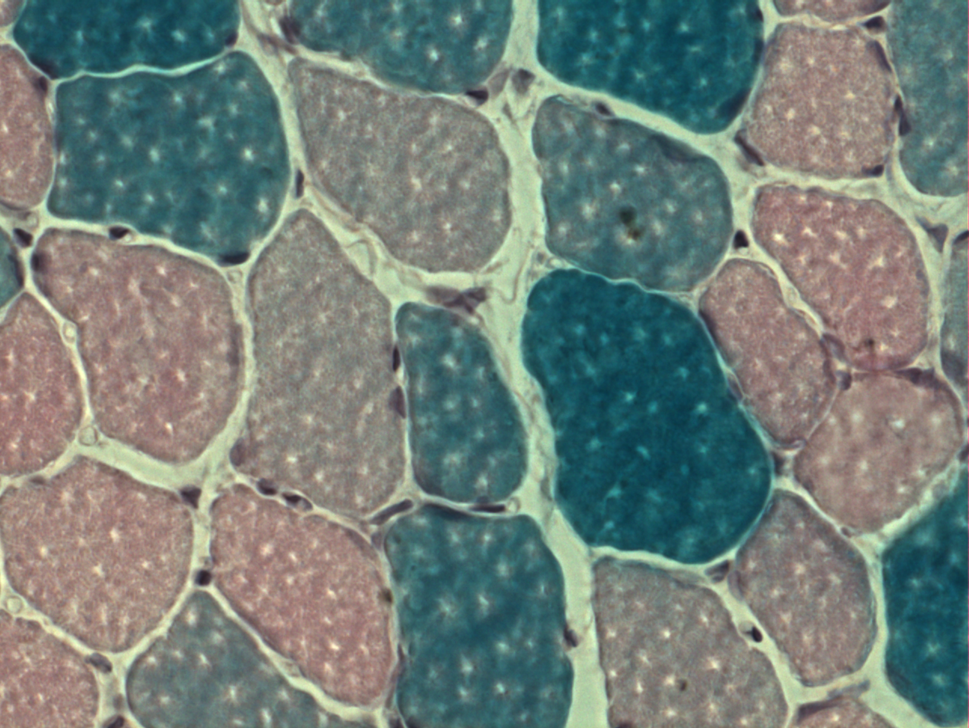
#> input picture images/Tv16.png, 969 x 728 px, shrunk from 1286 x 966 before the run
$ python advanced_segmentation.py
#> lines starting #> are read from the running program, lines starting #| are printed output that depends on the picture
from mpl_toolkits.mplot3d import Axes3D
import imageio
import matplotlib.pyplot as plt
import numpy as np
from sklearn.cluster import KMeans

# ===========================
# Chargement de l'image couleur
# ===========================
cells = imageio.imread('../images/Tv16.png')
#> cells is the input picture: shape (728, 969, 3); mean R, G, B 114.3, 127.5, 121.2
nLines, nCols, channels = cells.shape
#> nLines = 728; nCols = 969; channels = 3

# ===========================
# Reshape des données en (N, 3)
# ===========================
data = np.reshape(cells, (nLines * nCols, channels))
data = data.astype(np.float32)

# ===========================
# Application du KMeans
# ===========================
k_means = KMeans(n_clusters=3, n_init=10)
k_means.fit(data)

# ===========================
# Conversion du résultat en image
# ===========================
segmentation = 70 * np.reshape(k_means.labels_, (nLines, nCols))

# ===========================
# Affichage du résultat
# ===========================
fig = plt.figure()
plt.imshow(segmentation, cmap=plt.cm.gray)
plt.title("Résultat de la segmentation")
plt.axis("off")
plt.show()
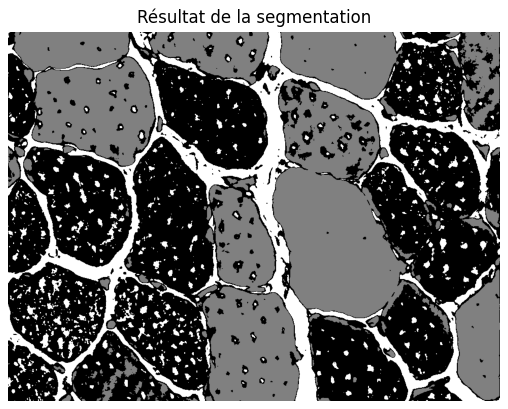
#> figure drawn by matplotlib, 1 panel

# ===========================
# Sauvegarde de l'image
# ===========================
imageio.imwrite("segmentation_kmeans.png", segmentation.astype(np.uint8))
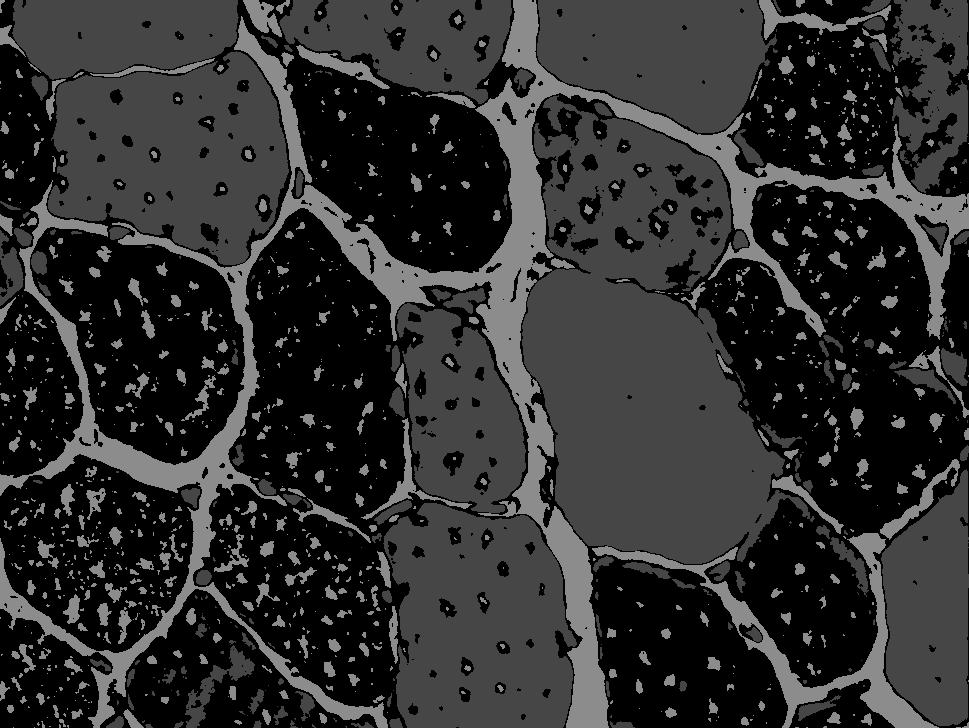
#> saved as segmentation_kmeans.png: shape (728, 969); min 0, max 140, mean 46.7
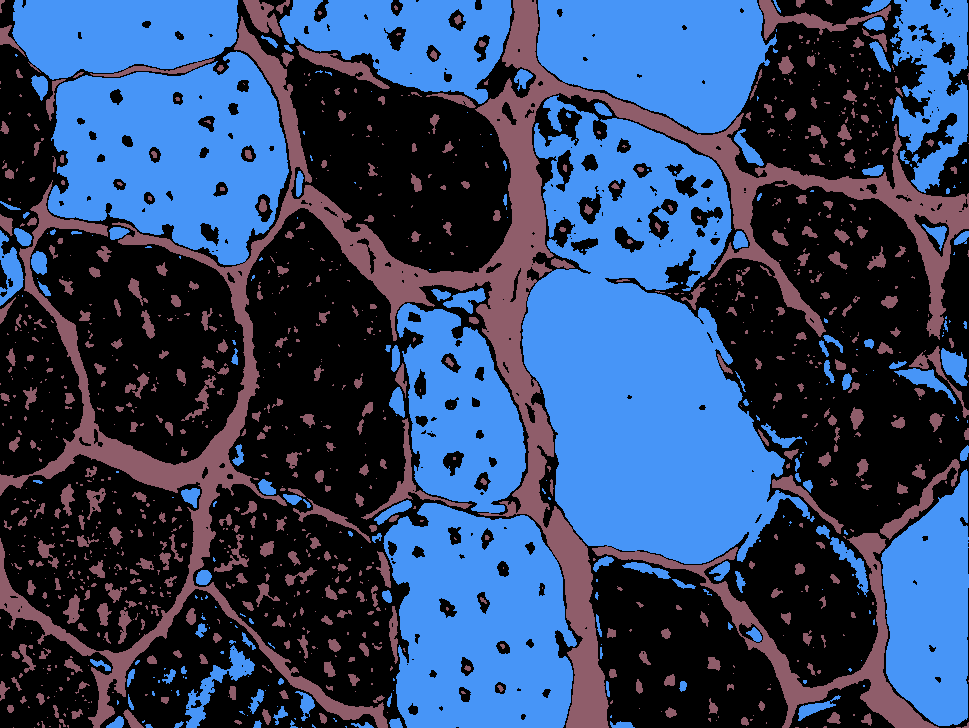
#> segmentation: shape (728, 969) int32; 3 distinct labels, from 0 to 140; one colour per label, 0 black

# ===========================
# Affichage 3D des clusters RGB
# ===========================
fig = plt.figure()
ax = fig.add_subplot(111, projection='3d')
colors = ['#4EACC5', '#FF9C34', '#4E9A06']

for k, col in zip(range(3), colors):
    my_members = k_means.labels_ == k
    cluster_center = k_means.cluster_centers_[k]
    ax.scatter(
        data[my_members, 0],
        data[my_members, 1],
        data[my_members, 2],
        c=col,
        s=10,
        alpha=0.6,
        edgecolors='k',
        linewidths=0.2
    )
    ax.scatter(
        cluster_center[0],
        cluster_center[1],
        cluster_center[2],
        c='black',
        s=250,
        edgecolors='white',
        marker='*',
        linewidths=1.5,
        label=f'Center {k + 1}'
    )

ax.set_xlabel("Red")
ax.set_ylabel("Green")
ax.set_zlabel("Blue")
ax.legend()
ax.grid(True)

plt.title("3D RGB clustering")
plt.show()
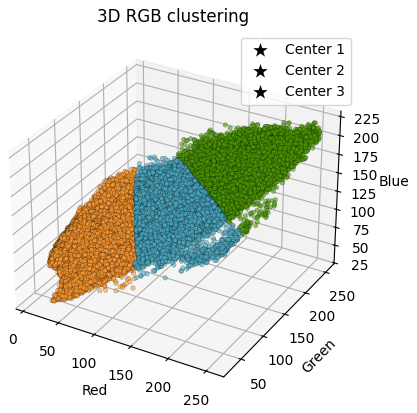
#> figure drawn by matplotlib, 1 panel
